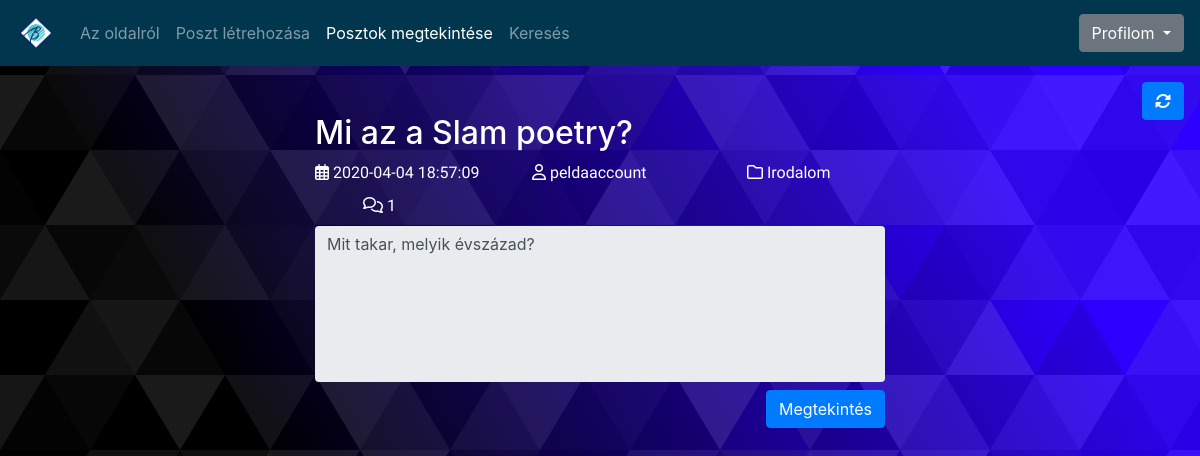
/pages/allTopic.php (signed in), run on the app's committed database.
### tables this page shows
CREATE TABLE `theme` (
  `id` int(11) NOT NULL,
  `categoryId` int(11) NOT NULL,
  `userUniqId` varchar(23) NOT NULL,
  `date` datetime NOT NULL,
  `text` text NOT NULL,
  `header` varchar(255) DEFAULT NULL
);

CREATE TABLE `users` (
  `id` int(11) NOT NULL,
  `uniqId` varchar(23) NOT NULL,
  `username` varchar(32) NOT NULL,
  `password` varchar(64) NOT NULL,
  `email` varchar(50) NOT NULL
);

CREATE TABLE `categories` (
  `id` int(11) NOT NULL,
  `name` varchar(50) NOT NULL
);

### php/db/execute.php (called while the page is built, shortened)
<?php
function callProc($procName, $params)
{
    global $db;
    $result = [];
    $query = $db->query("CALL {$procName}({$params})") or die($db->error);
        if($query)
        {
            while ($row = $query->fetch_array())
            {
                array_push($result, $row);
            }
        }
    return $result;
}
?>

### php/topic/topicComponent.php (the view, shortened to what this page needs)
<div class="container my-5 w-50 mx-auto">
    <div class="row">
      <div class="col-12">
          <form method="post">
          <h2><?php echo $value['header']?></h2>
          <label style="font-size:1em;"><i class="far fa-calendar-alt"></i> <?php echo $value['date']?></label>
          <label style="font-size:1em;" class="mx-5"><i class="far fa-user"></i> <?php echo $value['username']?></label>
          <label style="font-size:1em;" class="mx-5"><i class="far fa-folder"> </i> <?php echo $value['name']?></label>
          <?php
          $data = callProc("CommentGetByThemeId", "'{$value['id']}'");
          $comments = count($data);
          ?>
          <label style="font-size:1em;" class="mx-5"><i class="far fa-comments"></i> <?php echo $comments?></label>
          <textarea class="form-control textarea" id="postText" name="postText" rows="6" readonly><?php echo $value['text']; ?></textarea>
          <button type="submit" name="show" id="show" class="btn btn-primary my-2 float-right">Megtekintés</button>
          </form>
      </div>
    </div>
</div>

### pages/allTopic.php (shortened to what this page needs)
<?php
include "../php/db/connection.php";
include "../php/db/execute.php";
?>
<!DOCTYPE html>
<html lang="en">
<head>
  <link rel="stylesheet" href="https://stackpath.bootstrapcdn.com/bootstrap/4.4.1/css/bootstrap.min.css">
  <link rel="stylesheet" href="../css/style.css">
  <link rel="stylesheet" href="../css/topic.css">
</head>
<body>
  <nav class="navbar navbar-default navbar-expand-lg navbar-dark bg-dark sticky-top">
    <a class="navbar-brand" href="../index.php"><img id="menuLogo" src="../img/bion.png"></a>
    <div class="collapse navbar-collapse" id="navbarNavDropdown">
      <ul class="navbar-nav">
        <li class="nav-item">
          <a class="nav-link" href="about.php">Az oldalról</a>
        </li>
        <?php
        if (isset($_SESSION['id'])) :
        ?>
          <li class="nav-item">
            <a class="nav-link" href="newTopic.php">Poszt létrehozása</a>
          </li>
          <li class="nav-item">
            <a class="nav-link active" href="allTopic.php">Posztok megtekintése</a>
          </li>
          <li class="nav-item">
            <a class="nav-link" href="search.php">Keresés</a>
          </li>
        <?php endif; ?>
      </ul>
      <?php
      if (isset($_SESSION['id'])) :
      ?>
        <ul class="navbar-nav ml-auto">
          <li class="nav-item">
            <div class="btn-group">
              <button type="button" class="btn btn-secondary dropdown-toggle" data-toggle="dropdown" aria-haspopup="true" aria-expanded="false">
                Profilom
              </button>
            </div>
          </li>
        </ul>
      <?php endif; ?>
    </div>
  </nav>
  <form method="post">
    <button type="submit" name="update" id="update" class="btn btn-primary float-right mt-3 mr-3"><i class="fas fa-sync-alt"></i></button>
  </form>
  <?php
    $data = callProc("ThemeGetAllWithCategoryAndCreator", "");
    foreach ($data as $value) {
        include "../php/topic/topicComponent.php";
    }
  ?>
</body>
</html>

### css/style.css (style rules this page uses)
#menuLogo { height: 40px; width: 40px; }
.textarea { outline:none; border:none; width:100%; resize: none; overflow: hidden; }
.navbar-default { background: #00374E !important; }
body { min-height: 100vh; background-image: url("../img/bg.svg"); background-attachment: fixed; background-size: cover; color:white; }
label { font-family: 'Comfortaa', cursive; font-size: 30px; }

### data on the page
theme: header "Mi az a Slam poetry?", date "2020-04-04 18:57:09", users.username "peldaaccount", categoryId.name "Irodalom", comments "1", postText "Mit takar, melyik évszázad?"
